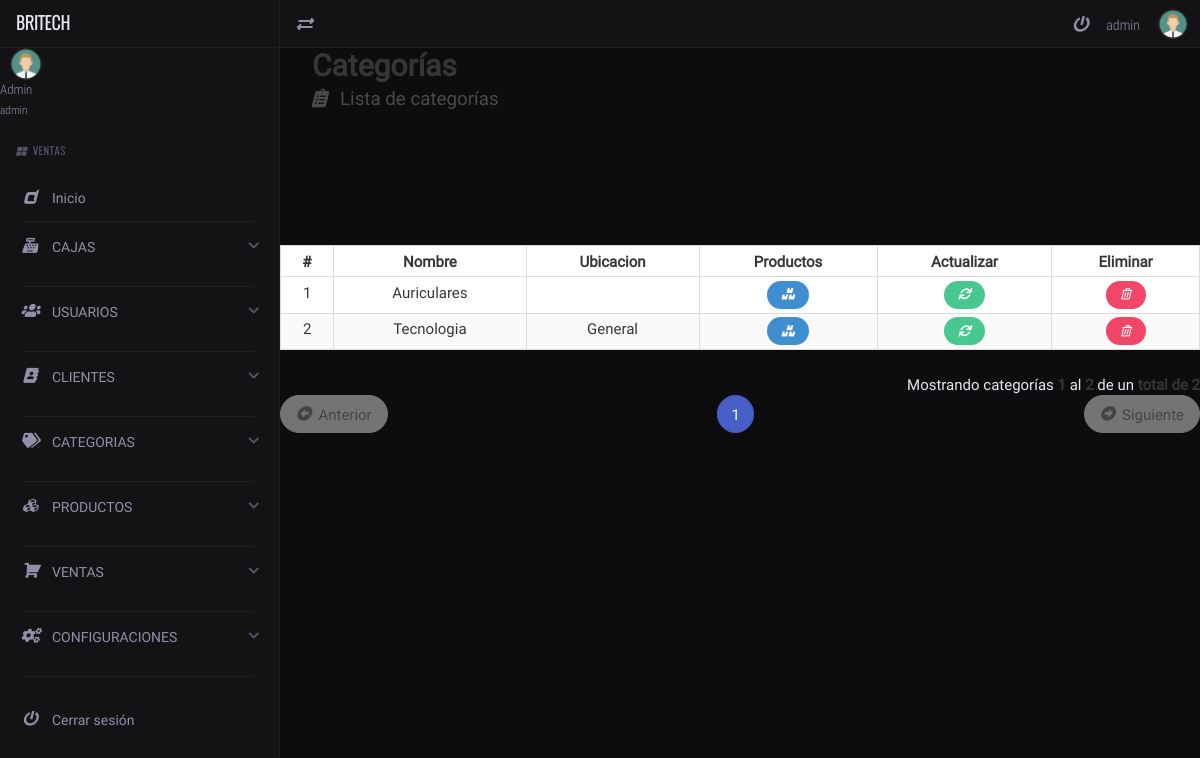
Screenshot of /categoryList/ (signed in) with the database file from the repository.
### tables this page shows
CREATE TABLE `categoria` (
  `categoria_id` int NOT NULL,
  `nombre` varchar(50) DEFAULT NULL,
  `ubicacion` varchar(100) DEFAULT NULL
);

### autoload.php (called while the page is built, shortened)
<?php
    spl_autoload_register(function($clase){
        $archivo= __DIR__."/".$clase.".php";
        $archivo=str_replace("\\","/",$archivo);
    });

### app/controllers/categoryController.php (the view, shortened to what this page needs)
<?php
	class categoryController extends mainModel{
		public function listarCategoriaControlador($pagina,$registros,$url,$busqueda){
			$pagina=$this->limpiarCadena($pagina);
			$registros=$this->limpiarCadena($registros);
			$url=$this->limpiarCadena($url);
			$url=APP_URL.$url."/";
			$busqueda=$this->limpiarCadena($busqueda);
			$tabla="";
			$pagina = (isset($pagina) && $pagina>0) ? (int) $pagina : 1;
			$inicio = ($pagina>0) ? (($pagina * $registros)-$registros) : 0;
			if(isset($busqueda) && $busqueda!=""){
				$searchTerm = '%'.$busqueda.'%';
				$consulta_datos="SELECT * FROM categoria WHERE nombre LIKE :busqueda OR ubicacion LIKE :busqueda ORDER BY nombre ASC LIMIT $inicio,$registros";
				$consulta_total="SELECT COUNT(categoria_id) FROM categoria WHERE nombre LIKE :busqueda OR ubicacion LIKE :busqueda";
				$stmtDatos = $this->conectar()->prepare($consulta_datos);
				$stmtDatos->bindValue(':busqueda', $searchTerm);
				$stmtDatos->execute();
				$datos = $stmtDatos->fetchAll();
				$stmtTotal = $this->conectar()->prepare($consulta_total);
				$stmtTotal->bindValue(':busqueda', $searchTerm);
				$stmtTotal->execute();
				$total = (int) $stmtTotal->fetchColumn();
			}else{
				$consulta_datos="SELECT * FROM categoria ORDER BY nombre ASC LIMIT $inicio,$registros";
				$consulta_total="SELECT COUNT(categoria_id) FROM categoria";
			}
			if(!isset($datos) || !isset($total)){
				$stmtDatos = $this->conectar()->prepare($consulta_datos);
				$stmtDatos->execute();
				$datos = $stmtDatos->fetchAll();
				$stmtTotal = $this->conectar()->prepare($consulta_total);
				$stmtTotal->execute();
				$total = (int) $stmtTotal->fetchColumn();
			}
			$numeroPaginas =ceil($total/$registros);
			$tabla.='
		        <div class="table-container">
		        <table class="table is-bordered is-striped is-narrow is-hoverable is-fullwidth">
		            <thead>
		                <tr>
		                    <th class="has-text-centered">#</th>
		                    <th class="has-text-centered">Nombre</th>
		                    <th class="has-text-centered">Ubicacion</th>
		                    <th class="has-text-centered">Productos</th>
		                    <th class="has-text-centered">Actualizar</th>
		                    <th class="has-text-centered">Eliminar</th>
		                </tr>
		            </thead>
		            <tbody>
		    ';
		    if($total>=1 && $pagina<=$numeroPaginas){
				$contador=$inicio+1;
				$pag_inicio=$inicio+1;
				foreach($datos as $rows){
					$tabla.='
						<tr class="has-text-centered" >
							<td>'.$contador.'</td>
							<td>'.$rows['nombre'].'</td>
							<td>'.$rows['ubicacion'].'</td>
							<td>
			                    <a href="'.APP_URL.'productCategory/'.$rows['categoria_id'].'/" class="button is-info is-rounded is-small">
			                    	<i class="fas fa-boxes fa-fw"></i>
			                    </a>
			                </td>
			                <td>
			                    <a href="'.APP_URL.'categoryUpdate/'.$rows['categoria_id'].'/" class="button is-success is-rounded is-small">
			                    	<i class="fas fa-sync fa-fw"></i>
			                    </a>
			                </td>
			                <td>
			                	<form class="FormularioAjax" action="'.APP_URL.'app/ajax/categoriaAjax.php" method="POST" autocomplete="off" >
			                		<input type="hidden" name="modulo_categoria" value="eliminar">
			                		<input type="hidden" name="categoria_id" value="'.$rows['categoria_id'].'">
			                    	<button type="submit" class="button is-danger is-rounded is-small">
			                    		<i class="far fa-trash-alt fa-fw"></i>
			                    	</button>
			                    </form>
			                </td>
						</tr>
					';
					$contador++;
				}
				$pag_final=$contador-1;
			}
			$tabla.='</tbody></table></div>';
			if($total>0 && $pagina<=$numeroPaginas){
				$tabla.='<p class="has-text-right">Mostrando categorías <strong>'.$pag_inicio.'</strong> al <strong>'.$pag_final.'</strong> de un <strong>total de '.$total.'</strong></p>';
				$tabla.=$this->paginadorTablas($pagina,$numeroPaginas,$url,7);
			}
			return $tabla;
		}
	}

### app/views/css/all.css (style rules this page uses)
.fa-boxes:before { content: "\f468"; }
.fa-sync:before { content: "\f021"; }
.fa-trash-alt:before { content: "\f2ed"; }
.far { font-family: 'Font Awesome 5 Free'; font-weight: 400; }

### app/views/css/estilos.css (style rules this page uses)
:root { --bg-primary: #0d0d0f; --bg-secondary: #131316; --bg-tertiary: #1a1a1f; --bg-elevated: #1f1f26; --bg-hover: #25252e; --border-subtle: rgba(255, 255, 255, 0.05); --border-soft: rgba(255, 255, 255, 0.08); --border-mid: rgba(255, 255, 255, 0.12); --accent: #6c63ff; --accent-dim: rgba(108, 99, 255, 0.15); --accent-glow: rgba(108, 99, 255, 0.08); --text-primary: #e8e8f0; --text-secondary:#9090a8; --text-muted: #55556a; --text-on-accent:#ffffff; --nav-height: 48px; --nav-width: 280px; --radius-sm: 6px; --radius-md: 10px; --radius-lg: 14px; --transition: all 0.25s cubic-bezier(0.4, 0, 0.2, 1); }
*, *::before, *::after { box-sizing: border-box; margin: 0; padding: 0; }
html, body { height: 100%; width: 100%; font-size: 15px; font-family: "RobotoRegular", system-ui, sans-serif; background-color: var(--bg-primary); color: var(--text-primary); -webkit-font-smoothing: antialiased; -moz-osx-font-smoothing: grayscale; }
a { color: inherit; text-decoration: none; }

### rows the page displays
categoria: nombre "Auriculares"
categoria: nombre "Tecnologia", ubicacion "General"

### other values shown
$_SESSION['nombre'] "Admin"
$_SESSION['usuario'] "admin"
APP_NAME "VENTAS"
$pag_inicio "1"
$pag_final "2"
$total "2"
